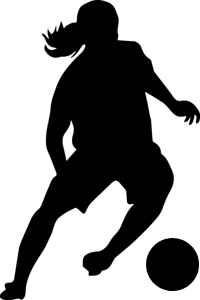
#> input picture 02FoundationsOfDataScience/MathsStats/matplotlib/data/ronaldinho_silhouette.png, 200 x 300 px
$ python 28WordCloud.py
#> lines starting #> are read from the running program, lines starting #| are printed output that depends on the picture; after the words box and inside, x2 and y2 are one past the last pixel; in counts of white or black regions, pixels touching at a corner belong together
import numpy as np
import pandas as pd
import matplotlib.pyplot as plt
from wordcloud import WordCloud, STOPWORDS, ImageColorGenerator     # pip install wordcloud
from PIL import Image
import warnings
warnings.filterwarnings("ignore")

ronaldinho_mask = np.array(Image.open("./data/ronaldinho_silhouette.png"))
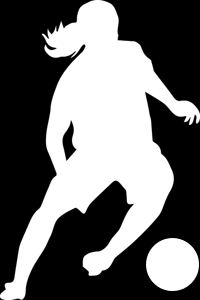
#> ronaldinho_mask: shape (300, 200); min 0, max 255, mean 107.9
# print(f"{ronaldinho_mask}")
ronaldinho_mask = np.where(ronaldinho_mask > 127, 0, 255)
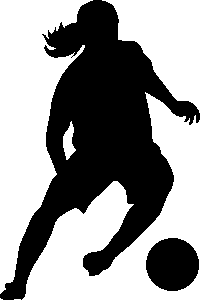
#> ronaldinho_mask: shape (300, 200) int64; 57.7% white; 2 black regions, box (x1, y1, x2, y2) and area: (0, 0, 200, 300) 23171, (146, 238, 199, 291) 2216
# print(f"{ronaldinho_mask}")
# print(f"{ronaldinho_mask.shape}")

#> (the run stopped early here; a loop or call above may not have finished)
